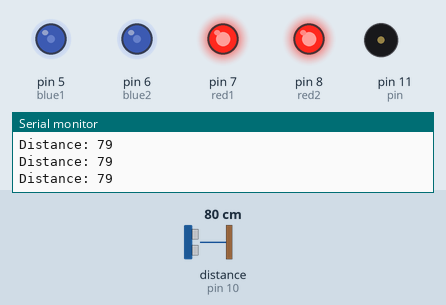
Recording of a sketch running on a simulated Arduino Uno, built with avr-gcc and run on an emulated ATmega328P. Shown: output pins drawn as LEDs (lit = HIGH), buzzer (waves = sounding), the last lines printed to the serial monitor. Wiring (inferred from the names in the program): ultrasonic range finder: trigger pin 9; echo pin 10. The test bench sets the inputs (shaded band); at power-on: distance to the obstacle (sensor on pin 10) 80 cm. The echo pulse lasts 58.3 µs per cm; pins used as bus, display or sensor lines are not drawn.

Above: at 1.2 s.
1.3 s: distance to the obstacle (sensor on pin 10) set to 13 cm
4.3 s: distance to the obstacle (sensor on pin 10) set to 10 cm
At 5.5 s:
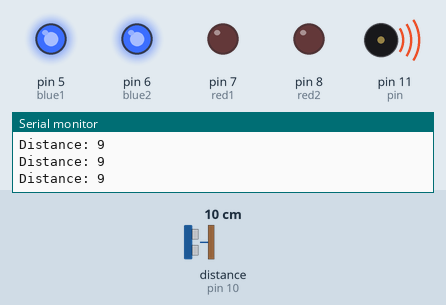
5.8 s: distance to the obstacle (sensor on pin 10) set to 18 cm
At 6.8 s:
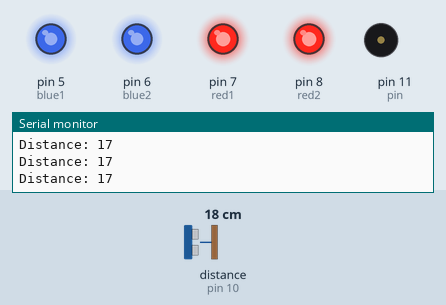
8.8 s: distance to the obstacle (sensor on pin 10) set to 299 cm
Timing chart, 0 to 12.8 s (numbered marks = the images above; inputs shaded):
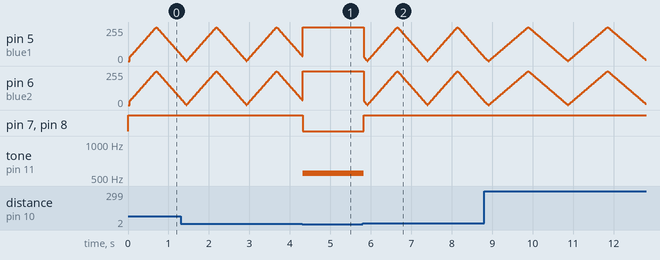

The sketch:

scarecrow.ino
```cpp
//DISTANCE SENSOR
const int trigPin = 9;
const int echoPin = 10;

//BUZZER
int pin = 11;

//WHITE LIGHTS
int blue1 = 5;
int blue2 = 6;

int brightness = 0;    // how bright the LED is
int fadeAmount = 5;    // how many points to fade the LED by

//RED LIGHTS
int red1 = 7;
int red2 = 8;

// defines variables
long duration;
int distance;

void setup() {
  // initialize serial communication at 9600 bits per second:
  Serial.begin(9600);
  // make the pushbutton's pin an input:
  pinMode(pin, OUTPUT);

  pinMode(trigPin, OUTPUT); // Sets the trigPin as an Output
  pinMode(echoPin, INPUT); // Sets the echoPin as an Input

  pinMode(blue1, OUTPUT);
  pinMode(blue2, OUTPUT);
  pinMode(red1, OUTPUT);
  pinMode(red2, OUTPUT);
}


void loop() {

    //DISTANCE SENSOR
    digitalWrite(trigPin, LOW);
    //delayMicroseconds(2);
    // Sets the trigPin on HIGH state for 10 micro seconds
    digitalWrite(trigPin, HIGH);
    //delayMicroseconds(10);
    digitalWrite(trigPin, LOW);
    // Reads the echoPin, returns the sound wave travel time in microseconds
    duration = pulseIn(echoPin, HIGH);
    // Calculating the distance
    distance= duration*0.034/2;
    // Prints the distance on the Serial Monitor
    Serial.print("Distance: ");
    Serial.println(distance);

     //   digitalWrite(red1, LOW);
      //  digitalWrite(red2, LOW);


      if (distance <= 10){
        digitalWrite(red1, LOW);
        digitalWrite(red2, LOW);

        analogWrite(blue1, 255);
        analogWrite(blue2, 255);

        tone(pin, 550);
        }

      else if (distance > 10){
        noTone(pin);

        digitalWrite(red1, HIGH);
        digitalWrite(red2, HIGH);

        analogWrite(blue1, brightness);
        analogWrite(blue2, brightness);
        // change the brightness for next time through the loop:
          brightness = brightness + fadeAmount;

          // reverse the direction of the fading at the ends of the fade:
          if (brightness == 0 || brightness == 255) {
            fadeAmount = -fadeAmount ;
          }
        }

  delay(1);        // delay in between reads for stability
}
```

Measured:
- the behaviour switches between 12 and 11 cm on distance to the obstacle (sensor on pin 10) (found by bisection; images 0 and 1)
- after the input at 4.3 s, pin 7 (red1), pin 8 (red2): HIGH → LOW at once; tone on pin 11 (pin): silent → 550 Hz at once
